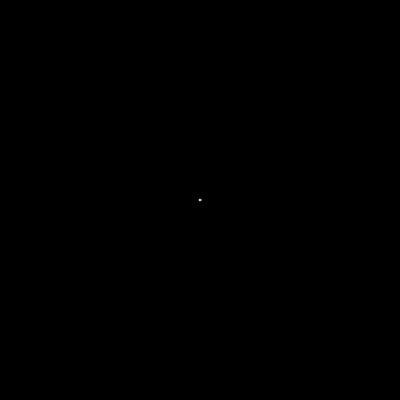
Frame 1 (no input)
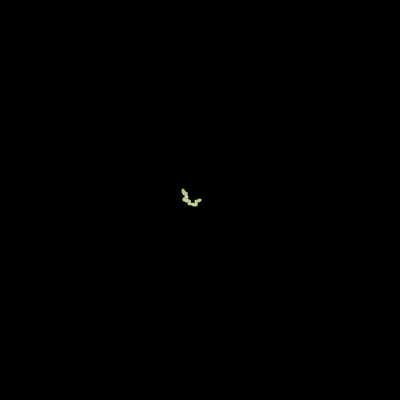
Frame 60 (no input)
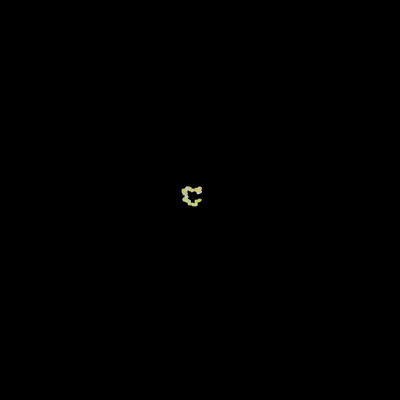
Frame 120 (the mouse pressed at the canvas centre since frame 60)

The p5.js sketch that drew these frames (run headless with seeded random() and noise() and a simulated clock; from frame 60 on, the mouse is pressed at the canvas centre):

// p5.js sketch
// ── sketch.js
let x, y;
function setup() {
  createCanvas(400, 400);
  background(0);
  x = floor(width / 2);
  y = floor(height / 2);
}

function draw() {
  stroke(x % 255, y % 255, (x * y) % 255);
  circle(x, y, 2);

  let directions = [
    [0, -1], // up
    [0, 1], // down
    [-1, 0], // left
    [1, 0], // right
  ];

  if (x - mouseX < 0) {
    // we are to the right of the walker
    directions.push([1, 0]);
  } else {
    // we are to the left of the walker
    directions.push([-1, 0]);
  }

  if (y - mouseY < 0) {
    directions.push([0, 1]);
  } else {
    directions.push([0, -1]);
  }

  let r = random(directions);

  x += r[0];
  y += r[1];
}
